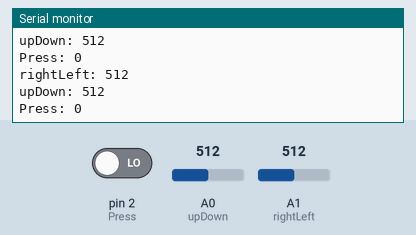
A sketch run on a simulated Arduino Uno, built with avr-gcc and run on an emulated ATmega328P. On the bench: the last lines printed to the serial monitor. The test bench sets the inputs (shaded band); at power-on: A0 (upDown) = 512, A1 (rightLeft) = 512, pin 2 (Press) LOW.

Above: at 3.0 s.
3.1 s: A0 (upDown) set to 716
At 4.51 s:
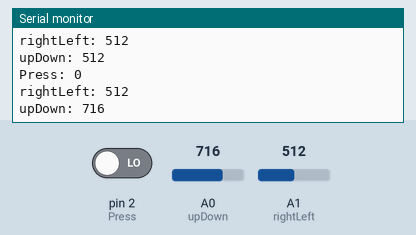
6.0 s: A1 (rightLeft) set to 716
At 7.7 s:
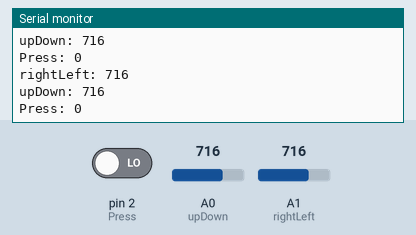
8.9 s: pin 2 (Press) driven HIGH
At 9.4 s:
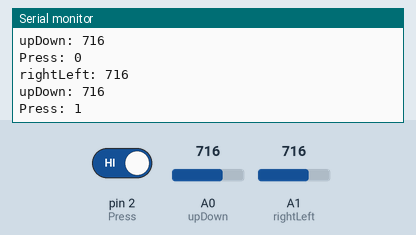
11.8 s: A0 (upDown) set to 900
At 14.1 s:
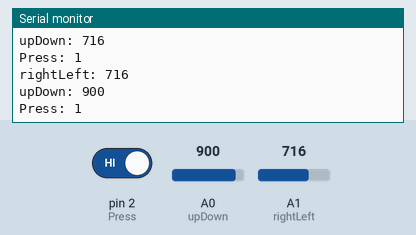
14.7 s: A1 (rightLeft) set to 900
At 17.0 s:
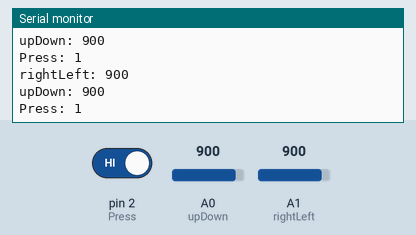
Timing chart, 0 to 18.5 s (numbered marks = the images above; inputs shaded):
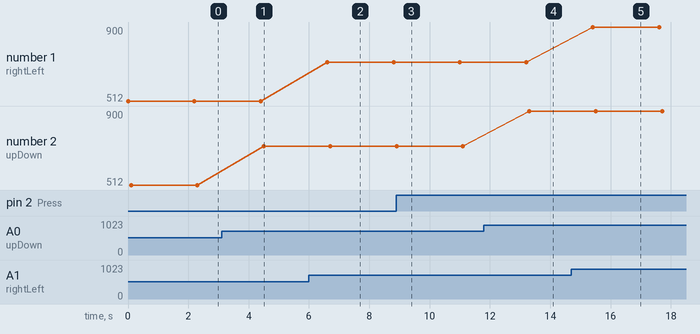

Measured:
- after the input at 3.1 s, the serial monitor: prints a new line after 1.4 s (image 1)
- after the input at 6.0 s, the serial monitor: prints a new line after 0.60 s (image 2)
- after the input at 8.9 s, the serial monitor: prints a new line after 0.10 s (image 3)
- after the input at 11.8 s, the serial monitor: prints a new line after 1.5 s (image 4)
- after the input at 14.7 s, the serial monitor: prints a new line after 0.71 s (image 5)
- plotted number 2: 512 → 716 after the input at 3.1 s, 716 → 900 after the input at 11.8 s

The sketch:

test_joystick.ino
```cpp
/*reading values from joystick

top--> "keyes_sjoys"
left<500
right>500
down<500
up>500


joystick pins - pins
5V  - +5V
GND - GND
VRx - A0
VRy - A1
SW - 2

*/
const int upDown = A0;
const int rightLeft = A1;
const int Press = 2;

int reading;

void setup(){
  Serial.begin(9600);
  pinMode(Press,INPUT);
}

void loop(){
  reading = analogRead(rightLeft);
  Serial.print("rightLeft: ");
  Serial.println(reading);

  delay(100);

  reading = analogRead(upDown);
  Serial.print("upDown: ");
  Serial.println(reading);

  delay(100);

  reading = digitalRead(Press);
  Serial.print("Press: ");
  Serial.println(reading);

  delay(2000);
}
```
